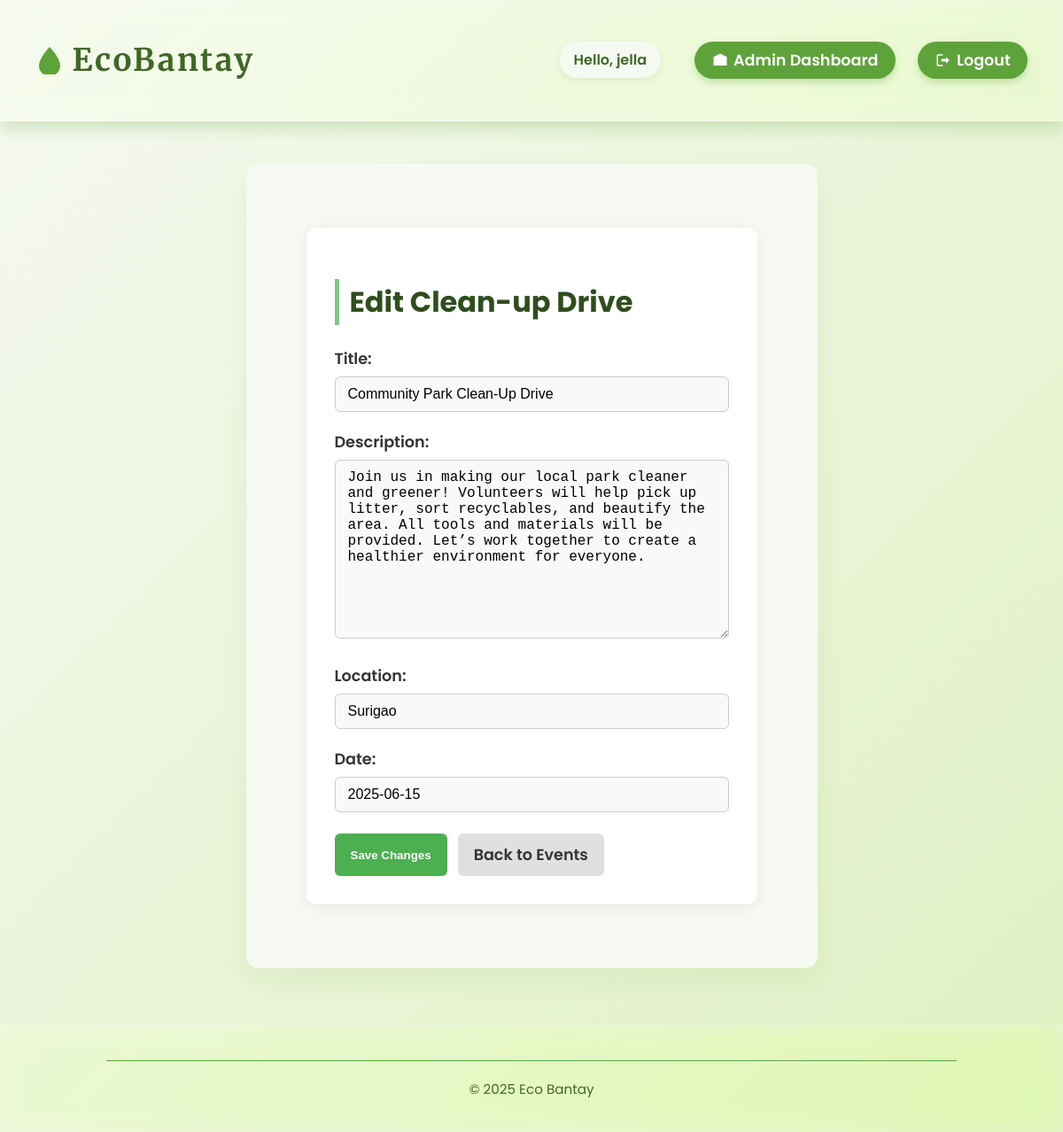
The page /event/edit/1/ (signed in) on the database its author committed.
### core/models.py (models this page shows, shortened)
class Event(models.Model):
    title = models.CharField(max_length=200)
    date = models.DateField()
    location = models.CharField(max_length=255)
    description = models.TextField(blank=True)

### core/views.py (the view)
# urls.py: path('event/edit/<int:event_id>/', views.edit_event, name='edit_event'),
@staff_member_required
def edit_event(request, event_id):
    event = get_object_or_404(Event, id=event_id)
    if request.method == 'POST':
        form = EventForm(request.POST, instance=event)
        if form.is_valid():
            form.save()
            return redirect('events')  # replace with your events list view name
    else:
        form = EventForm(instance=event)
    return render(request, 'core/edit_event.html', {'form': form})

### core/forms.py
class EventForm(forms.ModelForm):
    class Meta:
        model = Event
        fields = ['title', 'description', 'location', 'date']

### core/templates/core/edit_event.html (shortened to what this page needs)
{% extends "core/base.html" %}
{% block content %}
<div class="container">
  <div class="form-card">
    <h2>Edit Clean-up Drive</h2>
    <form method="post" class="edit-form">
      {{ form.as_p }}
      <div class="form-actions">
        <button type="submit" class="btn-primary">Save Changes</button>
        <a href="{% url 'events' %}" class="btn-secondary">Back to Events</a>
      </div>
    </form>
  </div>
</div>
{% endblock %}

### core/templates/core/base.html (shortened to what this page needs)
{% load static %}
<!DOCTYPE html>
<html lang="en">
<head>
  <link rel="stylesheet" href="{% static 'core/styles.css' %}">
</head>
<body>
  <header>
    <h1>
      <a href="{% url 'home' %}" aria-label="EcoBantay Home">
        <svg aria-hidden="true" focusable="false" viewBox="0 0 64 64" xmlns="http://www.w3.org/2000/svg">
          <path d="M32 2C21 13 8 32 8 44a24 24 0 0 0 48 0c0-12-13-31-24-42z" />
        </svg>
        EcoBantay
      </a>
    </h1>
    <nav>
      {% if user.is_authenticated %}
        <span class="greeting">Hello, {{ user.username }}</span>
        {% if user.is_superuser %}
          <a href="{% url 'admin_dashboard' %}" title="Admin Dashboard">
            <svg viewBox="0 0 24 24"><path d="M12 2L2 7v13h20V7z" /></svg>
            Admin Dashboard
          </a>
        {% else %}
          <a href="{% url 'resident_dashboard' %}" title="Resident Dashboard">
            <svg viewBox="0 0 24 24"><path d="M12 3L2 12h3v7h6v-5h2v5h6v-7h3z"/></svg>
            Resident Dashboard
          </a>
        {% endif %}
        <a href="{% url 'logout' %}" title="Logout">
          <svg viewBox="0 0 24 24"><path d="M16 17l5-5-5-5v3H9v4h7zM4 19v-14h7v-2H4a2 2 0 0 0-2 2v14a2 2 0 0 0 2 2h7v-2z"/></svg>
          Logout
        </a>
      {% endif %}
    </nav>
  </header>
  <main>
    {% block content %}{% endblock %}
  </main>
  <footer>
    <hr />
    <p>© 2025 Eco Bantay</p>
  </footer>
</body>
</html>

### core/templates/core/base.html (style rules this page uses)
:root { --green-dark: #3f6825; --green-mid: #5ea33a; --green-light: #a7d129; --cream-light: #f6f9f1; --text-dark: #254010; --shadow-color: rgba(94, 163, 58, 0.25); --glass-bg: rgba(255 255 255 / 0.2); --glass-border: rgba(255 255 255 / 0.3); }
*, *::before, *::after { box-sizing: border-box; }
body { margin: 0; font-family: 'Poppins', sans-serif; background: url('https://www.transparenttextures.com/patterns/leafy-green.png') repeat, linear-gradient(135deg, var(--cream-light), #dff0c1); color: var(--text-dark); min-height: 100vh; display: flex; flex-direction: column; -webkit-font-smoothing: antialiased; -moz-osx-font-smoothing: grayscale; scroll-behavior: smooth; }
body::before { content: ""; position: fixed; top: 20%; left: 5%; width: 150px; height: 150px; background: url('https://upload.wikimedia.org/wikipedia/commons/4/43/Leaf_icon.svg') no-repeat center/contain; opacity: 0.08; animation: floatLeaf 15s ease-in-out infinite; pointer-events: none; z-index: 0; }
header { background: var(--glass-bg); backdrop-filter: saturate(180%) blur(12px); -webkit-backdrop-filter: saturate(180%) blur(12px); border-bottom: 1px solid var(--glass-border); box-shadow: 0 8px 16px var(--shadow-color); padding: 1.5rem 2.5rem; display: flex; justify-content: space-between; align-items: center; position: sticky; top: 0; z-index: 1000; }
header h1 a { display: flex; align-items: center; color: var(--green-dark); font-family: 'Merriweather', serif; font-weight: 700; font-size: 2.2rem; letter-spacing: 2.5px; text-decoration: none; user-select: none; transition: color 0.3s ease; }
header h1 a svg { margin-right: 0.6rem; width: 32px; height: 32px; fill: var(--green-mid); transition: fill 0.3s ease; }
nav { display: flex; align-items: center; gap: 1.6rem; font-weight: 600; font-size: 1.1rem; color: var(--green-dark); user-select: none; flex-wrap: wrap; }
nav a { background-color: var(--green-mid); color: white; padding: 0.5rem 1.2rem; border-radius: 30px; text-decoration: none; box-shadow: 0 4px 8px rgba(94, 163, 58, 0.3); display: flex; align-items: center; gap: 0.4rem; transition: background-color 0.3s ease, transform 0.2s ease, box-shadow 0.3s ease; }
nav a svg { width: 18px; height: 18px; fill: white; flex-shrink: 0; }
nav span.greeting { color: var(--green-dark); font-weight: 600; font-size: 1rem; user-select: none; padding: 0.5rem 1rem; border-radius: 20px; background-color: var(--cream-light); box-shadow: 0 3px 8px rgba(94, 163, 58, 0.15); margin-right: 0.8rem; }
main { flex-grow: 1; max-width: 960px; margin: 3rem auto 4rem; padding: 2rem 3rem; background: var(--cream-light); border-radius: 14px; box-shadow: 0 12px 28px rgba(94, 163, 58, 0.1); color: var(--green-dark); line-height: 1.6; font-size: 1.1rem; }
footer { background: var(--glass-bg); backdrop-filter: saturate(180%) blur(12px); -webkit-backdrop-filter: saturate(180%) blur(12px); border-top: 1px solid var(--glass-border); padding: 1.4rem 2rem; text-align: center; color: var(--green-dark); font-size: 0.95rem; position: relative; user-select: none; }
footer::before { content: url('https://upload.wikimedia.org/wikipedia/commons/4/43/Leaf_icon.svg'); position: absolute; top: 0.4rem; left: 50%; transform: translateX(-50%); width: 28px; height: 28px; fill: var(--green-mid); opacity: 0.5; pointer-events: none; }
hr { border: none; height: 1.5px; background: var(--green-mid); max-width: 960px; margin: 1rem auto 1.2rem; border-radius: 3px; }

### core/templates/core/edit_event.html (style rules this page uses)
.container { max-width: 700px; margin: 40px auto; padding: 0 20px; }
.form-card { background: #ffffff; border-radius: 12px; padding: 32px; box-shadow: 0 4px 16px rgba(0, 0, 0, 0.06); }
h2 { font-size: 2rem; margin-bottom: 24px; color: #2e4e1d; font-weight: 700; border-left: 5px solid #81c784; padding-left: 12px; }
form.edit-form p { margin-bottom: 20px; }
form label { font-weight: 600; color: #333; display: block; margin-bottom: 6px; }
form input, form select, form textarea { width: 100%; padding: 10px 14px; border: 1px solid #ccc; border-radius: 6px; font-size: 1rem; background: #f9f9f9; transition: border 0.3s; }
.form-actions { margin-top: 24px; display: flex; gap: 12px; flex-wrap: wrap; }
.btn-primary { background-color: #4caf50; color: #fff; padding: 10px 18px; border: none; border-radius: 6px; font-weight: 600; cursor: pointer; transition: background 0.3s ease; }
.btn-secondary { background-color: #e0e0e0; color: #333; padding: 10px 18px; text-decoration: none; border-radius: 6px; font-weight: 600; transition: background 0.3s ease; }

### rows shown on the page
Event: title "Community Park Clean-Up Drive", description "Join us in making our local park cleaner and greener! Volunteers will help pick up litter, sort recyclables, and beautify the area. All tools and materials will be provided. Let’s work together to create a healthier environment for everyone.", location "Surigao", date "2025-06-15"

### other values the page prints
{{ user.username }} "jella"
